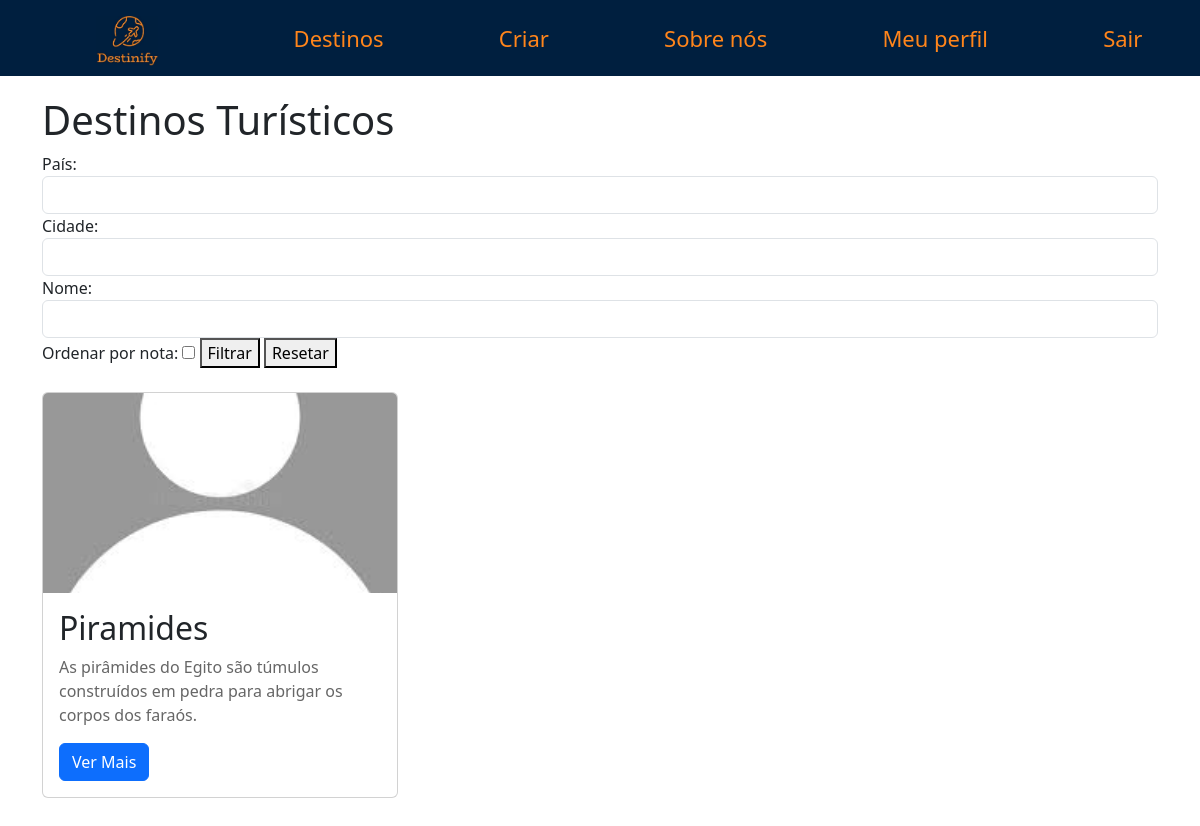
The app's page //destinos/ (signed in), older data.
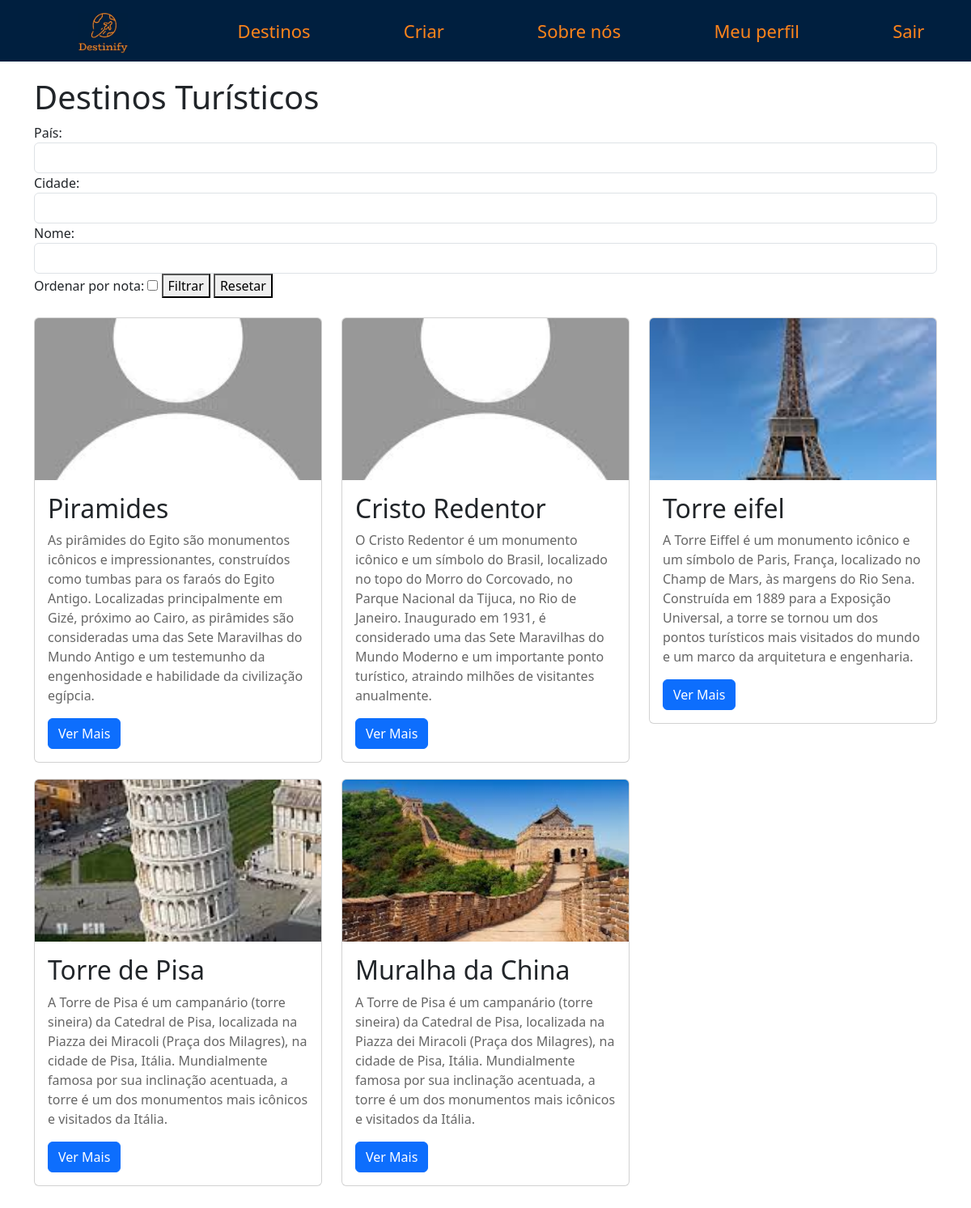
The same page, newer data.
### destinos/models.py (models this page shows, shortened)
class LugarTuristico(models.Model):
    nome = models.CharField(max_length=255)
    pais = models.CharField(max_length=255)
    estado = models.CharField(max_length=255,  blank=True, null=True, default='')
    cidade = models.CharField(max_length=255)
    foto = models.ImageField(upload_to="lugares/", blank=True, null=True)
    descricao = models.TextField()
    nota = models.DecimalField(max_digits=2, decimal_places=1, null=True, default=0)
    comentarios = models.ManyToManyField('Comentario', blank=True)

### destinos/views.py (the view)
# urls.py: path('/destinos/', include('destinos.urls')),
@login_required
def destinos(request):
    filters = {}
    for field in ["pais", "cidade", "nome"]:
        value = request.GET.get(field)
        if value:
            filters[f"{field}__icontains"] = value
    if request.GET.get("ordenar_por_nota"):
        destinos = LugarTuristico.objects.filter(**filters).order_by("-nota")
    else:
        destinos = LugarTuristico.objects.filter(**filters)
    return render(request, "destinos.html", {"destinos": destinos})

### destinos/templates/destinos.html
{% extends "base.html" %}
{% load static %}
{% block 'cabecalho' %}
    <link rel="stylesheet" href="{% static 'destinos/css/destinos.css' %}" />
{% endblock 'cabecalho' %}
{% block 'conteudo' %}
    <div class="container">
        <h1>Destinos Turísticos</h1>
        <form action="{% url 'destinos' %}" method="GET">
            <label for="pais">País:</label>
            <input class="form-control" type="text" name="pais" id="pais" value="{{ pais }}">
            <label for="cidade">Cidade:</label>
            <input  class="form-control" type="text" name="cidade" id="cidade" value="{{ cidade }}">
            <label for="nome">Nome:</label>
            <input class="form-control" type="text" name="nome" id="nome" value="{{ nome }}">
            <label for="ordenar_por_nota">Ordenar por nota:</label>
            <input  type="checkbox" name="ordenar_por_nota" id="ordenar_por_nota" {{ ordenar_por_nota }}>
            <button type="submit">Filtrar</button>
            <button type="submit" name="resetar">Resetar</button>
        </form>
        <br>
        <div class="row">
            {% for destino in destinos %}
            <div class="col-md-4">
                <div class="card">
                    <img class="card-img-top" src="{{destino.foto.url}}" alt="{{ destino.nome }}">
                    <div class="card-body">
                        <h2 class="card-title">{{ destino.nome }}</h2>
                        <p class="card-text">{{ destino.descricao }}</p>
                        <a href="{% url 'destino_detalhe' destino.id %}" class="btn btn-primary">Ver Mais</a>
                    </div>
                </div>
            </div>
            {% endfor %}
        </div>
    </div>
{% endblock 'conteudo' %}

### templates/base.html (shortened to what this page needs)
{% load static %}
<!DOCTYPE html>
<html lang="en">
<head>
    <link href="https://cdn.jsdelivr.net/npm/bootstrap@5.3.2/dist/css/bootstrap.min.css" rel="stylesheet">
    {% block 'cabecalho' %} {% endblock %}
</head>
<body>
    {% include "navbar.html" %}
    {% block 'conteudo' %}{% endblock %}
</body>
</html>

### templates/navbar.html (shortened to what this page needs)
{% load static %}
<!DOCTYPE html>
<html lang="en">
<head>
  <link rel="stylesheet" href="{% static 'geral/css/navbar.css' %}" />
  <link href="https://cdn.jsdelivr.net/npm/bootstrap@5.3.2/dist/css/bootstrap.min.css" rel="stylesheet" />
</head>
<body>
  <nav id='menu'>
    <ul>
      <li><a href="{% url 'home' %}" class="menu-logo"><img src="{% static 'geral/img/logoo.png' %}" /></a></li>
      <li><a href="{% url 'destinos' %}">Destinos</a></li>
      {% if user.is_superuser %}
        <li><a  href="{% url 'destino_create' %}">Criar</a></li>
      {% endif %}
      <li><a href="{% url 'sobre' %}">Sobre nós</a></li>
      <li class="right-aligned">
        {% if user.is_authenticated %}
            <a href="{% url 'perfil' user.username %}">Meu perfil</a>
        {% endif %}
      </li>
      <li class="right-aligned">
          {% if user.is_authenticated %}
              <a href="{% url 'logout' %}">Sair</a>
          {% endif %}
      </li>
    </ul>
  </nav>
</body>
</html>

### templates/static/destinos/css/destinos.css (style rules this page uses)
body { font-family: sans-serif; margin: 0; padding: 0; background-color: #000; }
h1, h2, h3, h4, h5, h6 { font-weight: bold; }
p { font-size: 16px; line-height: 1.5; }
a { text-decoration: none; color: #000; }
.card { margin-bottom: 20px; border: 1px solid #ddd; border-radius: 4px; }
.card-body { padding: 15px; }
.card-img-top { height: 200px; object-fit: cover; }
.container { max-width: 960px; margin: 0 auto; padding: 20px; }
.card-title { color: #337ab7; }
.card-text { color: #666; }
.btn-primary { background-color: #337ab7; border-color: #337ab7; }

### templates/static/geral/css/navbar.css (style rules this page uses)
#menu { background: #001F3F; height: 76px; padding-left: 18px; border-radius: 0px; }
.menu-logo { line-height: 0; margin: 0 20px; }
.menu-logo img { max-height: 50px; max-width: 100px; flex-shrink: 0; }
#menu ul, #menu li { margin: 0 auto; padding: 0; list-style: none }
#menu ul { width: 100%; text-align: left; }
#menu li { display: inline-block; position: relative; }
#menu a { display: block; line-height: 76px; padding: 0 14px; text-decoration: none; color: #FF851B; font-size: 22px; }
#menu ul { width: 100%; text-align: left; display: flex; justify-content: space-between; align-items: center; }
#menu .right-aligned { display: flex; align-items: center; }

Row changes from the older to the newer data that the page shows:
changed LugarTuristico "Piramides": descricao "As pirâmides do Egito são túmulos construídos em pedra para abrigar os corpos dos faraós." → "…pirâmides do Egito são monumentos icônicos e impressionantes, construídos como tumbas para os faraós do Egito Antigo. Localizadas principalmente em Gizé, próximo ao Cairo, as pirâmides são consideradas uma das Sete Maravilhas do Mundo Antigo e um testemunho da engenhosidade e habilidade da civilização egípcia."
added LugarTuristico: foto (picture), nome "Cristo Redentor", descricao "O Cristo Redentor é um monumento icônico e um símbolo do Brasil, localizado no topo do Morro do Corcovado, no Parque Nacional da Tijuca, no Rio de Janeiro. Inaugurado em 1931, é considerado uma das Sete Maravilhas do Mundo Moderno e um importante ponto turístico, atraindo milhões de visitantes anualmente."
added LugarTuristico: foto (picture), nome "Torre eifel", descricao "A Torre Eiffel é um monumento icônico e um símbolo de Paris, França, localizado no Champ de Mars, às margens do Rio Sena. Construída em 1889 para a Exposição Universal, a torre se tornou um dos pontos turísticos mais visitados do mundo e um marco da arquitetura e engenharia."
added LugarTuristico: foto (picture), nome "Torre de Pisa", descricao "A Torre de Pisa é um campanário (torre sineira) da Catedral de Pisa, localizada na Piazza dei Miracoli (Praça dos Milagres), na cidade de Pisa, Itália. Mundialmente famosa por sua inclinação acentuada, a torre é um dos monumentos mais icônicos e visitados da Itália."
added LugarTuristico: foto (picture), nome "Muralha da China", descricao "A Torre de Pisa é um campanário (torre sineira) da Catedral de Pisa, localizada na Piazza dei Miracoli (Praça dos Milagres), na cidade de Pisa, Itália. Mundialmente famosa por sua inclinação acentuada, a torre é um dos monumentos mais icônicos e visitados da Itália."
